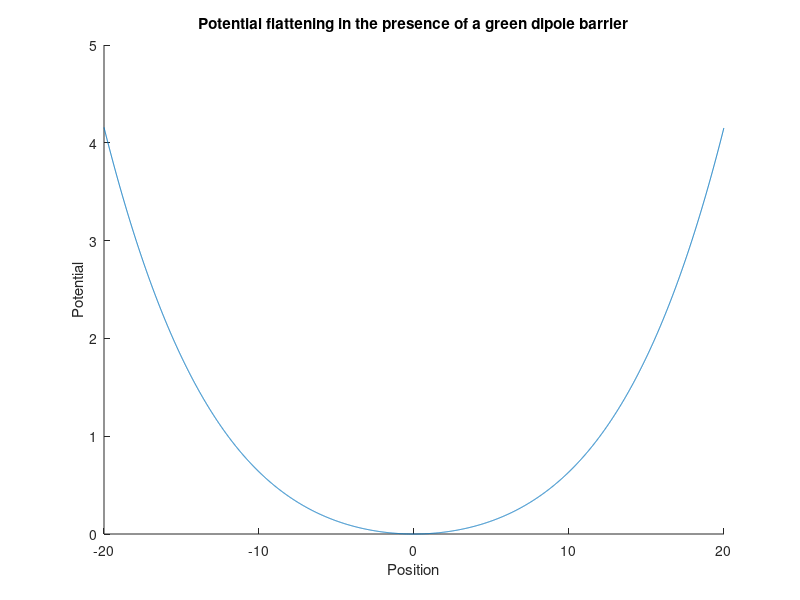
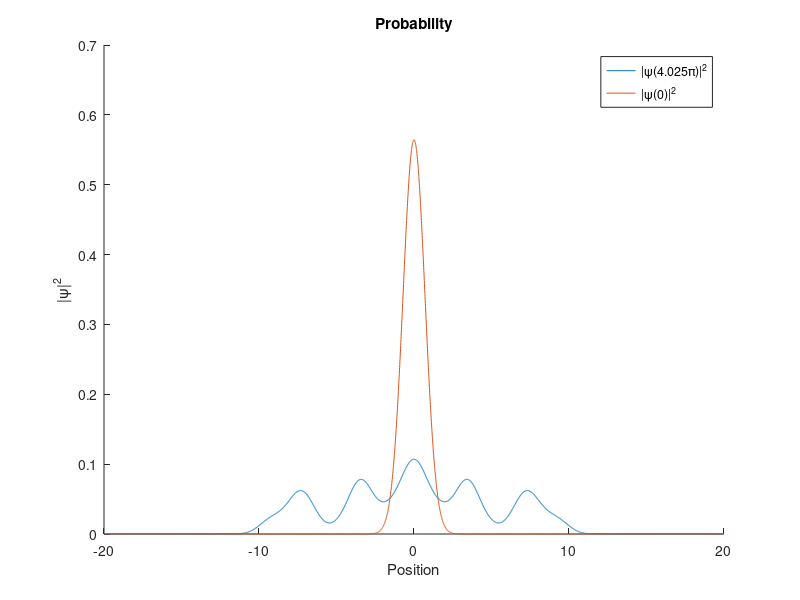
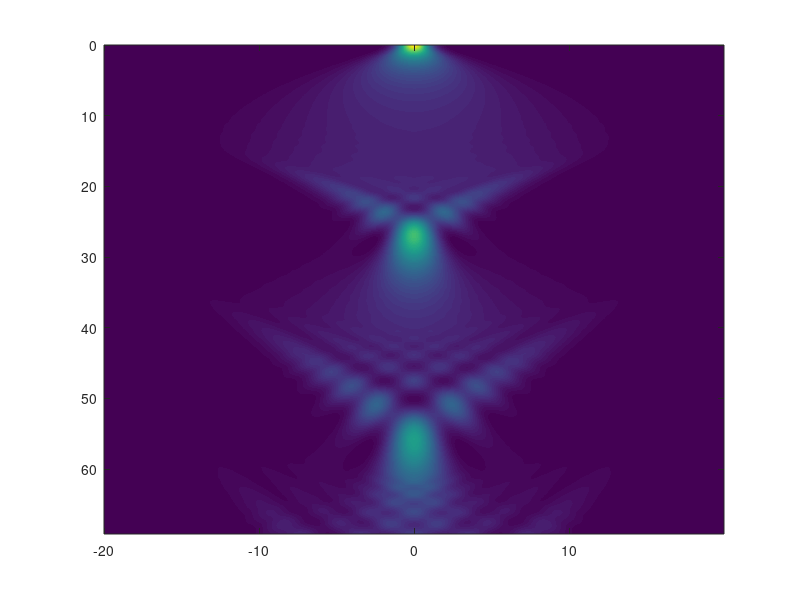

These charts were generated, in order, by the following MATLAB code:
clear all;
clc;
tic;

%Length of Simulation
T1 = 2*pi;  % total time in quantum harmonic oscillator time 1/w
T2 = 0.025*pi;
T3 = 20*pi;
T = T1+T2+T3;
nt = 2006;
dt = T/nt;
t_tot = dt*[0:nt-1];

%Problem is scaled to quantum harmonic oscillator length sqrt(hbar/mw)
%for w = 20hz*2*pi
% Mass = 100 Li7 atoms
L = 40;  
n = 2^12;
dx = L/n;
x = dx*[0:n-1]-L/2;

dk = 2*pi/L;
kmax = pi/dx;
k = dk*[0:n-1]-kmax;
k = fftshift(k);

% Dipole Barrier created by the green beam
DBoffset = 0;
DipBarrWidth = 135;  % Width of the green dipole barrier  
DipBarrAmp = 0.99 * 0.5 * (DipBarrWidth^2);  % Amplitude of the green dipole barrier  (Currently set for second order cancelation)
VDipBarrier =DipBarrAmp*exp(-((x-DBoffset)/DipBarrWidth).^2);

%Hamiltonian
KE = 0.5*k.^2;

% Unitary time evolution terms
UL = exp(-1i*KE*dt);

%Initialize the Wave Function
xo = 0;
s = 1;     % Equivalent to 0.5 micron width initially for the wavefunction
psi0 = exp(-(x-xo).^2/(2*s^2));
psi0 = psi0/sqrt(sum(psi0.*conj(psi0))*dx);  %normalization


%%Main Loop%%
img = zeros(nt,n);
psi = psi0;
for ii = 1:nt
    
    if (ii <= nt*(T1/T)) || (ii > nt*(T1+T2)/T)
        V = 0.5*x.^2 + VDipBarrier - DipBarrAmp;
    else
        V = 0.5*x.^2 + 0.9*(VDipBarrier - DipBarrAmp);
    end
    
    UN = exp(-1i*V*dt);
    img(ii,:) = psi.*conj(psi);
    psi = ifft( UL.*fft( UN.*psi ));  % Split Step
end

figure(1)
hold on;
plot(x,V)       % This will only plot V with the Dipole Barrier
xlabel('Position')
ylabel('Potential')
title('Potential flattening in the presence of a green dipole barrier')
hold off;

figure(2)
hold on;
plot(x,psi.*conj(psi),x,psi0.*conj(psi0))
legend('|\psi(4.025\pi)|^2', '|\psi(0)|^2')
xlabel('Position')
ylabel('|\psi|^2')
title('Probability')
hold off;

figure(3)
imagesc(x,t_tot,img)

toc

